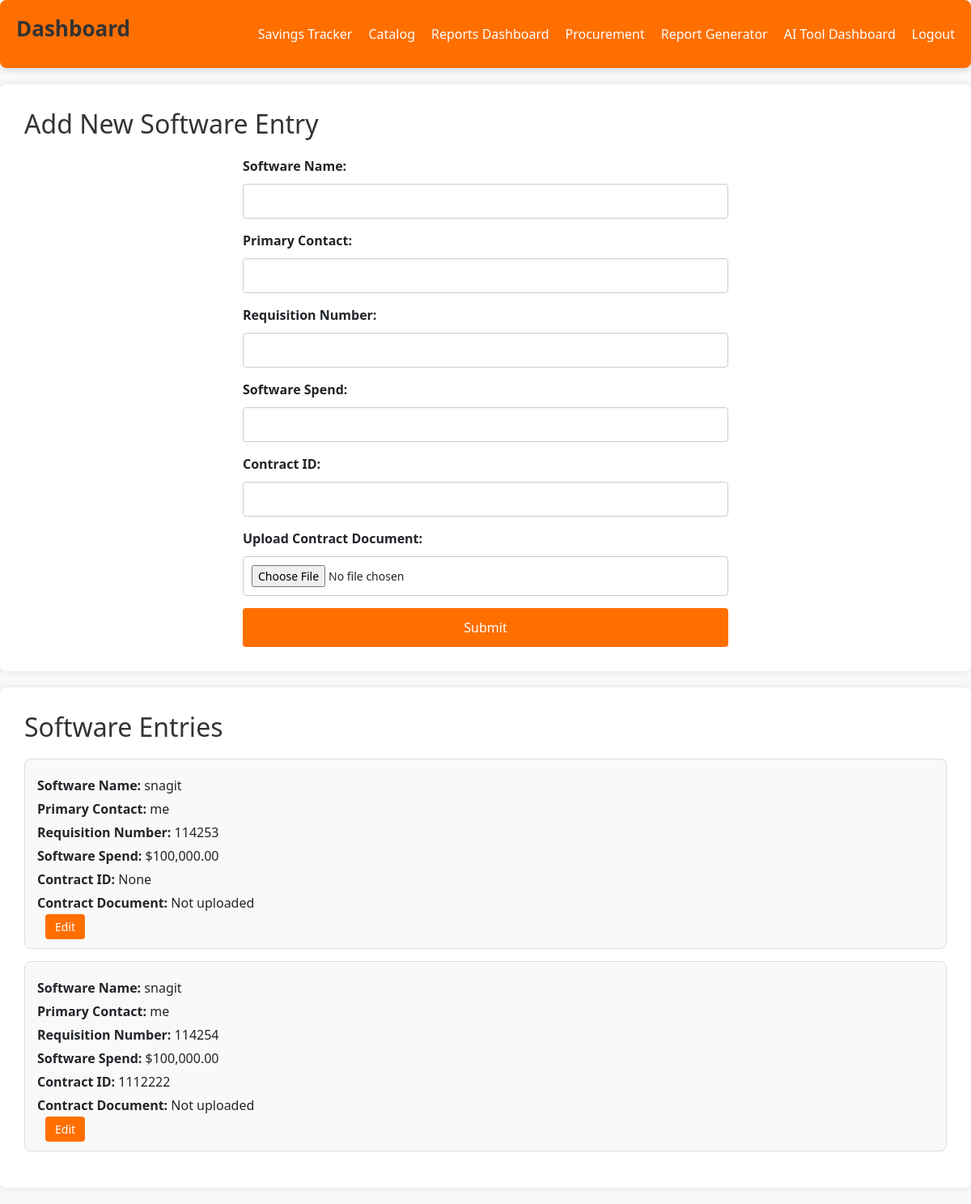
The app's page /dashboard (signed in) with its own data.
### tables this page shows
CREATE TABLE software_data (
            id INTEGER PRIMARY KEY AUTOINCREMENT,
            software_name TEXT NOT NULL,
            primary_contact TEXT,
            req_number TEXT,
            software_spend REAL,
            contract_file_path TEXT
        , contract_id INTEGER);

### main.py (the view)
@app.route('/dashboard')
def dashboard():
    if 'user_id' not in session:
        flash('Please log in first.', 'warning')
        return redirect(url_for('login'))
    conn = sqlite3.connect('SAMdashboard.db')
    c = conn.cursor()
    c.execute('SELECT * FROM software_data')
    software_entries = c.fetchall()
    conn.close()
    return render_template('dashboard.html', software_entries=software_entries)

### main.py (called while the page is built)
@app.before_request
def before_request():
    if 'user_id' in session:
        last_active = session.get('_session_last_active', None)
        if last_active:
            last_active = last_active.replace(tzinfo=None)
            if datetime.utcnow() - last_active > timedelta(minutes=SESSION_TIMEOUT_MINUTES):
                session.clear()
                flash('Session timed out.', 'warning')
                return redirect(url_for('login'))
        session['_session_last_active'] = datetime.utcnow()

### templates/dashboard.html (shortened to what this page needs)
<!DOCTYPE html>
<html lang="en">
<head>
    <link href="https://cdn.jsdelivr.net/npm/bootstrap@5.3.0/dist/css/bootstrap.min.css" rel="stylesheet">
</head>
<body>
    <div class="top-panel">
        <h1 class="panel-title">Dashboard</h1>
        <ul class="menu">
            <li><a href="{{ url_for('savings_tracker') }}">Savings Tracker</a></li>
            <li><a href="{{ url_for('catalog') }}">Catalog</a></li>
            <li><a href="{{ url_for('reports_dashboard') }}">Reports Dashboard</a></li>
            <li><a href="{{ url_for('procurement') }}">Procurement</a></li>
            <li><a href="{{ url_for('generate_report') }}">Report Generator</a></li>
            <li><a href="{{ url_for('ai_dashboard') }}">AI Tool Dashboard</a></li>
            <li><a href="{{ url_for('logout') }}">Logout</a></li>
        </ul>
    </div>
    <div class="container" id="add-software-container">
        <h2>Add New Software Entry</h2>
        <div class="form-container">
            <form id="softwareForm" enctype="multipart/form-data" action="{{ url_for('submit') }}" method="post">
                <label for="software_name">Software Name:</label>
                <input type="text" id="software_name" name="software_name" required>
                <label for="primary_contact">Primary Contact:</label>
                <input type="text" id="primary_contact" name="primary_contact">
                <label for="req_number">Requisition Number:</label>
                <input type="text" id="req_number" name="req_number">
                <label for="software_spend">Software Spend:</label>
                <input type="number" id="software_spend" name="software_spend" step="0.01">
                <label for="contract_id">Contract ID:</label>
                <input type="text" id="contract_id" name="contract_id" required>
                <label for="contract_file">Upload Contract Document:</label>
                <input type="file" id="contract_file" name="contract_file">
                <input type="submit" value="Submit">
            </form>
        </div>
    </div>
    <div class="container" id="software-entries-container">
        <h2>Software Entries</h2>
        {% for entry in software_entries %}
            <div class="software-entry">
                <p><strong>Software Name:</strong> {{ entry[1] }}</p>
                <p><strong>Primary Contact:</strong> {{ entry[2] }}</p>
                <p><strong>Requisition Number:</strong> {{ entry[3] }}</p>
                <p><strong>Software Spend:</strong> ${{ '{:,.2f}'.format(entry[4]) }}</p>
                <p><strong>Contract ID:</strong> {{ entry[6] }}</p>
                {% if entry[5] %}
                    <p><strong>Contract Document:</strong> <a href="{{ url_for('uploaded_file', filename=entry[5].split('/')[-1]) }}" target="_blank">Download</a></p>
                {% else %}
                    <p><strong>Contract Document:</strong> Not uploaded</p>
                {% endif %}
                <a href="{{ url_for('edit', id=entry[0]) }}" class="edit-button">Edit</a>
            </div>
        {% endfor %}
    </div>
</body>
</html>

### templates/dashboard.html (style rules this page uses)
body { font-family: 'Segoe UI', Tahoma, Geneva, Verdana, sans-serif; background-color: #f8f9fa; margin: 0; padding: 0; }
.top-panel { background-color: #ff6f00; color: white; padding: 20px; display: flex; justify-content: space-between; align-items: center; box-shadow: 0 4px 6px rgba(0, 0, 0, 0.1); border-radius: 8px; margin-bottom: 20px; }
.top-panel .panel-title { font-size: 26px; margin: 0; font-weight: bold; }
.top-panel .menu { list-style-type: none; margin: 0; padding: 0; display: flex; align-items: center; }
.top-panel .menu li { margin-left: 20px; }
.top-panel .menu li:first-child { margin-left: 0; }
.top-panel .menu li a { text-decoration: none; color: white; font-weight: 500; font-size: 16px; transition: color 0.3s; }
.container { background-color: #ffffff; border-radius: 8px; box-shadow: 0 0 10px rgba(0, 0, 0, 0.1); padding: 30px; margin: 20px auto; max-width: 1200px; display: none; }
.form-container { max-width: 600px; margin: 0 auto; }
.form-container label { font-weight: bold; margin-bottom: 5px; display: block; }
.form-container input[type="text"], .form-container input[type="number"], .form-container input[type="file"] { width: 100%; padding: 10px; margin: 5px 0 15px 0; border: 1px solid #cccccc; border-radius: 4px; font-size: 14px; box-sizing: border-box; }
.form-container input[type="submit"] { background-color: #ff6f00; color: white; border: none; padding: 12px 20px; text-decoration: none; font-size: 16px; cursor: pointer; border-radius: 4px; transition: background-color 0.3s; width: 100%; box-sizing: border-box; }
.software-entry { background-color: #f9f9f9; border: 1px solid #ddd; padding: 15px; margin-bottom: 15px; border-radius: 8px; }
.software-entry p { margin: 5px 0; }
.software-entry a { color: white; text-decoration: none; margin-left: 10px; }
.edit-button { background-color: #ff6f00; color: white; border: none; padding: 6px 12px; text-decoration: none; font-size: 14px; cursor: pointer; border-radius: 4px; transition: background-color 0.3s; }
h1, h2 { color: #333333; margin-bottom: 20px; }
h1 { border-bottom: 3px solid #ff6f00; padding-bottom: 10px; }

### records on screen
software_data: software_name "snagit", primary_contact "me", req_number "114253", software_spend "100,000.00", entry "None"
software_data: software_name "snagit", primary_contact "me", req_number "114254", software_spend "100,000.00", contract "1112222"
